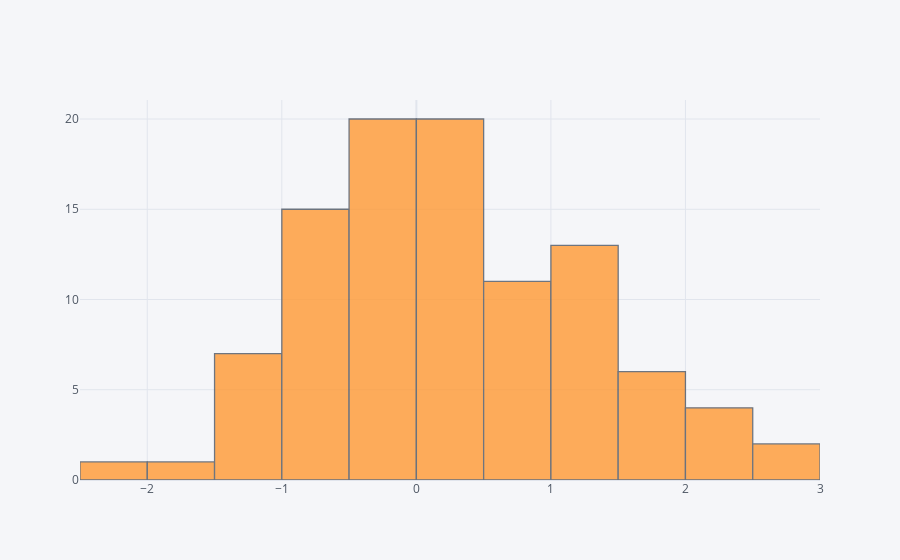

Here is the notebook cell this chart was saved with:
### Code cell
df['A'].iplot(kind='hist',bins=25)

### Figure 1 — Plotly figure (JSON) as saved in the notebook; plotly's stock layout.template omitted (floating-point values rounded to 4 significant figures)
{"data": [{"histfunc": "count", "histnorm": "", "marker": {"color": "rgba(255, 153, 51, 1.0)", "line": {"color": "#4D5663", "width": 1.3}}, "name": "A", "nbinsx": 25, "opacity": 0.8, "orientation": "v", "type": "histogram", "x": [-0.5926, 0.2567, -0.4378, 1.053, -0.992, 1.612, 0.0633, -0.7795, 1.321, 2.043, 1.394, -1.004, 0.385, 0.4377, -0.03451, 1.053, 2.04, 0.3854, 1.768, -0.6649, 1.436, -0.4036, 0.09261, -0.6542, 1.474, 0.9051, -2.196, -0.1134, -0.4449, -0.2284, 0.8679, -0.8281, -0.3197, -0.2284, 2.854, 0.6217, 1.524, -0.312, 0.08094, 0.01565, 1.793, 0.4653, 1.159, 1.574, 1.166, -0.1362, -1.666, 0.6659, -0.5159, -0.9418, 0.5251, 1.2, -0.3229, -1.292, -0.05205, 0.266, -0.9644, 2.453, 2.713, 0.2335, 0.2476, -1.224, 0.419, 0.4887, -0.7862, -1.251, 0.2119, -0.06018, 2.306, -0.7221, -0.1279, -0.007756, -1.01, 0.603, -0.174, 0.752, -0.5413, 0.1231, 0.7563, 1.035, -1.391, -0.4406, 0.5749, -0.582, 0.8812, 0.07868, 1.823, -0.1372, 1.116, -0.7986, 0.1724, 0.2552, 1.061, 0.518, 0.4155, 1.432, -0.7775, -1.064, -0.1629, -0.2953]}], "layout": {"barmode": "overlay", "legend": {"bgcolor": "#F5F6F9", "font": {"color": "#4D5663"}}, "paper_bgcolor": "#F5F6F9", "plot_bgcolor": "#F5F6F9", "title": {"font": {"color": "#4D5663"}}, "xaxis": {"gridcolor": "#E1E5ED", "showgrid": true, "tickfont": {"color": "#4D5663"}, "title": {"font": {"color": "#4D5663"}, "text": ""}, "zerolinecolor": "#E1E5ED"}, "yaxis": {"gridcolor": "#E1E5ED", "showgrid": true, "tickfont": {"color": "#4D5663"}, "title": {"font": {"color": "#4D5663"}, "text": ""}, "zerolinecolor": "#E1E5ED"}}}
